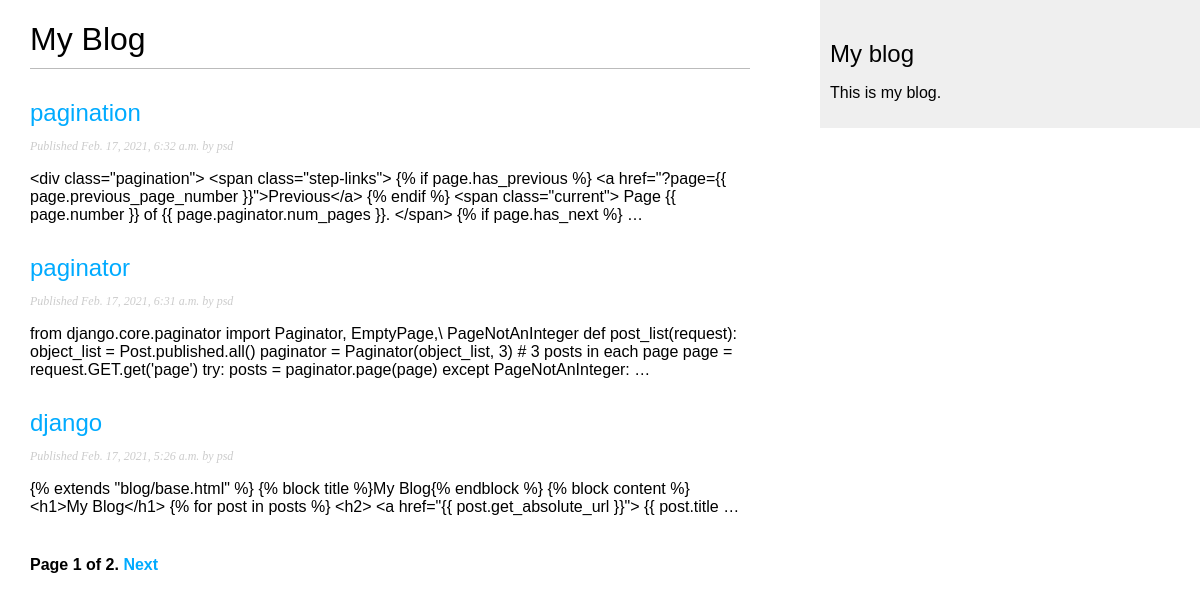
Screenshot of /blog/ with the database file from the repository.
### blog/models.py (models this page shows, shortened)
class Post(models.Model):
	STATUS_CHOICES = (
			('draft', 'Draft'),
			('published', 'Published'),
	)
	title = models.CharField(max_length=250)
	slug = models.SlugField(max_length=250,
							unique_for_date='publish')
	author = models.ForeignKey(User,
					on_delete=models.CASCADE,
					related_name='blog_posts')
	body = models.TextField()
	publish = models.DateTimeField(default=timezone.now)
	created = models.DateTimeField(auto_now_add=True)
	updated = models.DateTimeField(auto_now=True)
	status = models.CharField(max_length=10,
							choices=STATUS_CHOICES,
							default='draft')
	objects = models.Manager()  # The default manager.
	published = PublishedManager()  # Our custom manager.
	def get_absolute_url(self):
		return reverse('blog:post_detail',
					   args=[self.publish.year,
							 self.publish.month,
							 self.publish.day, self.slug])
	class Meta:
		ordering = ('-publish',)

### blog/views.py (the view)
# urls.py: path('', views.PostListView.as_view(), name='post_list'),
class PostListView(ListView):
    queryset = Post.published.all()
    context_object_name = 'posts'
    paginate_by = 3
    template_name = 'blog/post/list.html'

### blog/templates/blog/post/list.html (shortened to what this page needs)
{% extends "blog/base.html" %}
{% block content %}
<h1>My Blog</h1>
{% for post in posts %}
<h2>
<a href="{{ post.get_absolute_url }}">
{{ post.title }}
</a>
</h2>
<p class="date">
Published {{ post.publish }} by {{ post.author }}
</p>
{{ post.body|truncatewords:30|linebreaks }}
{% endfor %}
    {% include "pagination.html" with page=page_obj %}
{% endblock %}

### blog/templates/blog/base.html (shortened to what this page needs)
{% load static %}
<!DOCTYPE html>
<html>
<head>
<link href="{% static "css/blog.css" %}" rel="stylesheet">
</head>
<body>
<div id="content">
{% block content %}
{% endblock %}
</div>
<div id="sidebar">
<h2>My blog</h2>
<p>This is my blog.</p>
</div>
</body>
</html>

### blog/templates/pagination.html (shortened to what this page needs)
<div class="pagination">
<span class="step-links">
<span class="current">
Page {{ page.number }} of {{ page.paginator.num_pages }}.
</span>
{% if page.has_next %}
<a href="?page={{ page.next_page_number }}">Next</a>
{% endif %}
</span>
</div>

### blog/static/css/blog.css (style rules this page uses)
body { margin:0; padding:0; font-family:helvetica, sans-serif; }
a { color:#00abff; text-decoration:none; }
h1 { font-weight:normal; border-bottom:1px solid #bbb; padding:0 0 10px 0; }
h2 { font-weight:normal; margin:30px 0 0; }
#content { float:left; width:60%; padding:0 0 0 30px; }
#sidebar { float:right; width:30%; padding:10px; background:#efefef; height:100%; }
p.date { color:#ccc; font-family: georgia, serif; font-size: 12px; font-style: italic; }
.pagination { margin:40px 0; font-weight:bold; }

### rows the page displays
Post: title "pagination", publish "Feb. 17, 2021, 6:32 a.m.", author "psd", body "<div class=\"pagination\"> <span class=\"step-links\"> {% if page.has_previous %} <a href=\"?page={{ page.previous_page_number }}\">Previous</a> {% endif %} <span class=\"current\"> Page {{ page.number }} of {{ page.paginator.num_pages }}. </span> {% if page.has_next %} …"
Post: title "paginator", publish "Feb. 17, 2021, 6:31 a.m.", author "psd", body "from django.core.paginator import Paginator, EmptyPage,\\ PageNotAnInteger def post_list(request): object_list = Post.published.all() paginator = Paginator(object_list, 3) # 3 posts in each page page = request.GET.get('page') try: posts = paginator.page(page) except PageNotAnInteger: …"
Post: title "django", publish "Feb. 17, 2021, 5:26 a.m.", author "psd", body "{% extends \"blog/base.html\" %} {% block title %}My Blog{% endblock %} {% block content %} <h1>My Blog</h1> {% for post in posts %} <h2> <a href=\"{{ post.get_absolute_url }}\"> {{ post.title …"

### other values shown
{{ page.number }} "1"
{{ page.paginator.num_pages }} "2"
